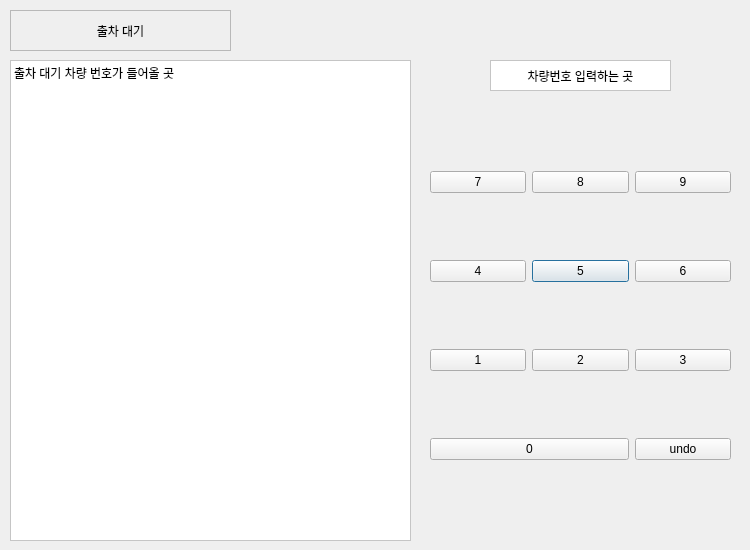
<?xml version="1.0" encoding="UTF-8"?>
<ui version="4.0">
 <class>Dialog</class>
 <widget class="QDialog" name="Dialog">
  <property name="geometry">
   <rect>
    <x>0</x>
    <y>0</y>
    <width>750</width>
    <height>550</height>
   </rect>
  </property>
  <property name="windowTitle">
   <string>Dialog</string>
  </property>
  <widget class="QStackedWidget" name="stk_user">
   <property name="geometry">
    <rect>
     <x>0</x>
     <y>0</y>
     <width>750</width>
     <height>550</height>
    </rect>
   </property>
   <property name="currentIndex">
    <number>0</number>
   </property>
   <widget class="QWidget" name="page_input_num">
    <widget class="QLabel" name="label_3">
     <property name="geometry">
      <rect>
       <x>10</x>
       <y>10</y>
       <width>221</width>
       <height>41</height>
      </rect>
     </property>
     <property name="frameShape">
      <enum>QFrame::StyledPanel</enum>
     </property>
     <property name="text">
      <string>출차 대기</string>
     </property>
     <property name="alignment">
      <set>Qt::AlignCenter</set>
     </property>
    </widget>
    <widget class="QLabel" name="lb_waiting">
     <property name="geometry">
      <rect>
       <x>10</x>
       <y>60</y>
       <width>401</width>
       <height>481</height>
      </rect>
     </property>
     <property name="styleSheet">
      <string notr="true">background-color:white</string>
     </property>
     <property name="frameShape">
      <enum>QFrame::StyledPanel</enum>
     </property>
     <property name="text">
      <string>출차 대기 차량 번호가 들어올 곳</string>
     </property>
     <property name="alignment">
      <set>Qt::AlignLeading|Qt::AlignLeft|Qt::AlignTop</set>
     </property>
    </widget>
    <widget class="QWidget" name="gridLayoutWidget">
     <property name="geometry">
      <rect>
       <x>430</x>
       <y>110</y>
       <width>301</width>
       <height>431</height>
      </rect>
     </property>
     <layout class="QGridLayout" name="layout_num">
      <item row="1" column="1">
       <widget class="QPushButton" name="pbt_num5">
        <property name="text">
         <string>5</string>
        </property>
       </widget>
      </item>
      <item row="2" column="1">
       <widget class="QPushButton" name="pbt_num2">
        <property name="text">
         <string>2</string>
        </property>
       </widget>
      </item>
      <item row="1" column="0">
       <widget class="QPushButton" name="pbt_num4">
        <property name="text">
         <string>4</string>
        </property>
       </widget>
      </item>
      <item row="1" column="2">
       <widget class="QPushButton" name="pbt_num6">
        <property name="text">
         <string>6</string>
        </property>
       </widget>
      </item>
      <item row="3" column="2">
       <widget class="QPushButton" name="pbt_undo">
        <property name="text">
         <string>undo</string>
        </property>
       </widget>
      </item>
      <item row="4" column="0" colspan="3">
       <spacer name="verticalSpacer_3">
        <property name="orientation">
         <enum>Qt::Vertical</enum>
        </property>
        <property name="sizeType">
         <enum>QSizePolicy::Fixed</enum>
        </property>
        <property name="sizeHint" stdset="0">
         <size>
          <width>20</width>
          <height>20</height>
         </size>
        </property>
       </spacer>
      </item>
      <item row="2" column="0">
       <widget class="QPushButton" name="pbt_num1">
        <property name="text">
         <string>1</string>
        </property>
       </widget>
      </item>
      <item row="0" column="2">
       <widget class="QPushButton" name="pbt_num9">
        <property name="text">
         <string>9</string>
        </property>
       </widget>
      </item>
      <item row="0" column="1">
       <widget class="QPushButton" name="pbt_num8">
        <property name="text">
         <string>8</string>
        </property>
       </widget>
      </item>
      <item row="2" column="2">
       <widget class="QPushButton" name="pbt_num3">
        <property name="text">
         <string>3</string>
        </property>
       </widget>
      </item>
      <item row="3" column="0" colspan="2">
       <widget class="QPushButton" name="pbt_num0">
        <property name="text">
         <string>0</string>
        </property>
       </widget>
      </item>
      <item row="0" column="0">
       <widget class="QPushButton" name="pbt_num7">
        <property name="enabled">
         <bool>true</bool>
        </property>
        <property name="text">
         <string>7</string>
        </property>
       </widget>
      </item>
     </layout>
    </widget>
    <widget class="QLabel" name="lb_input_carnum">
     <property name="geometry">
      <rect>
       <x>490</x>
       <y>60</y>
       <width>181</width>
       <height>31</height>
      </rect>
     </property>
     <property name="styleSheet">
      <string notr="true">background-color:white</string>
     </property>
     <property name="frameShape">
      <enum>QFrame::StyledPanel</enum>
     </property>
     <property name="text">
      <string>차량번호 입력하는 곳</string>
     </property>
     <property name="alignment">
      <set>Qt::AlignCenter</set>
     </property>
    </widget>
   </widget>
   <widget class="QWidget" name="page_check">
    <widget class="QLabel" name="label_7">
     <property name="geometry">
      <rect>
       <x>30</x>
       <y>110</y>
       <width>681</width>
       <height>401</height>
      </rect>
     </property>
     <property name="styleSheet">
      <string notr="true">background-color:white</string>
     </property>
     <property name="frameShape">
      <enum>QFrame::StyledPanel</enum>
     </property>
     <property name="text">
      <string/>
     </property>
    </widget>
    <widget class="QLabel" name="lb_carnum">
     <property name="geometry">
      <rect>
       <x>70</x>
       <y>200</y>
       <width>291</width>
       <height>71</height>
      </rect>
     </property>
     <property name="font">
      <font>
       <pointsize>15</pointsize>
       <weight>75</weight>
       <bold>true</bold>
      </font>
     </property>
     <property name="styleSheet">
      <string notr="true">background-color:white</string>
     </property>
     <property name="frameShape">
      <enum>QFrame::StyledPanel</enum>
     </property>
     <property name="text">
      <string>선택된 차량 번호가 들어가는 곳</string>
     </property>
    </widget>
    <widget class="QLabel" name="label_4">
     <property name="geometry">
      <rect>
       <x>70</x>
       <y>310</y>
       <width>91</width>
       <height>41</height>
      </rect>
     </property>
     <property name="styleSheet">
      <string notr="true">background-color:white</string>
     </property>
     <property name="frameShape">
      <enum>QFrame::StyledPanel</enum>
     </property>
     <property name="text">
      <string>입차시각:</string>
     </property>
    </widget>
    <widget class="QLabel" name="label_5">
     <property name="geometry">
      <rect>
       <x>70</x>
       <y>360</y>
       <width>91</width>
       <height>41</height>
      </rect>
     </property>
     <property name="styleSheet">
      <string notr="true">background-color:white</string>
     </property>
     <property name="frameShape">
      <enum>QFrame::StyledPanel</enum>
     </property>
     <property name="text">
      <string>주차된 시간:</string>
     </property>
    </widget>
    <widget class="QLabel" name="lb_in_time">
     <property name="geometry">
      <rect>
       <x>170</x>
       <y>310</y>
       <width>191</width>
       <height>41</height>
      </rect>
     </property>
     <property name="styleSheet">
      <string notr="true">background-color:white</string>
     </property>
     <property name="frameShape">
      <enum>QFrame::StyledPanel</enum>
     </property>
     <property name="text">
      <string>입차된 시각 표시</string>
     </property>
    </widget>
    <widget class="QLabel" name="lb_out_time">
     <property name="geometry">
      <rect>
       <x>170</x>
       <y>360</y>
       <width>191</width>
       <height>41</height>
      </rect>
     </property>
     <property name="styleSheet">
      <string notr="true">background-color:white</string>
     </property>
     <property name="frameShape">
      <enum>QFrame::StyledPanel</enum>
     </property>
     <property name="text">
      <string>주차된 시간 표시</string>
     </property>
    </widget>
    <widget class="QLabel" name="lb_spend">
     <property name="geometry">
      <rect>
       <x>390</x>
       <y>200</y>
       <width>291</width>
       <height>121</height>
      </rect>
     </property>
     <property name="styleSheet">
      <string notr="true">background-color:white</string>
     </property>
     <property name="frameShape">
      <enum>QFrame::StyledPanel</enum>
     </property>
     <property name="text">
      <string>예상 소요 시간을 넣을 곳</string>
     </property>
    </widget>
    <widget class="QPushButton" name="pbt_out_signal">
     <property name="geometry">
      <rect>
       <x>390</x>
       <y>340</y>
       <width>291</width>
       <height>61</height>
      </rect>
     </property>
     <property name="styleSheet">
      <string notr="true">background-color:white</string>
     </property>
     <property name="text">
      <string>출차 요청 버튼</string>
     </property>
    </widget>
    <widget class="QLabel" name="label_6">
     <property name="geometry">
      <rect>
       <x>30</x>
       <y>30</y>
       <width>241</width>
       <height>51</height>
      </rect>
     </property>
     <property name="frameShape">
      <enum>QFrame::StyledPanel</enum>
     </property>
     <property name="text">
      <string>출차요청 전 확인 ui</string>
     </property>
    </widget>
    <widget class="QPushButton" name="pbt_check_cancle">
     <property name="geometry">
      <rect>
       <x>620</x>
       <y>30</y>
       <width>89</width>
       <height>25</height>
      </rect>
     </property>
     <property name="styleSheet">
      <string notr="true">background-color:white</string>
     </property>
     <property name="text">
      <string>cancle</string>
     </property>
    </widget>
   </widget>
   <widget class="QWidget" name="page_select">
    <widget class="QLabel" name="label">
     <property name="geometry">
      <rect>
       <x>20</x>
       <y>40</y>
       <width>241</width>
       <height>41</height>
      </rect>
     </property>
     <property name="frameShape">
      <enum>QFrame::StyledPanel</enum>
     </property>
     <property name="text">
      <string>뒷 번호가 중복되는 경우 - 선택하는 ui</string>
     </property>
    </widget>
    <widget class="QTableWidget" name="table_select_car">
     <property name="geometry">
      <rect>
       <x>20</x>
       <y>110</y>
       <width>710</width>
       <height>410</height>
      </rect>
     </property>
     <column>
      <property name="text">
       <string>CAR_NUM</string>
      </property>
     </column>
     <column>
      <property name="text">
       <string/>
      </property>
     </column>
    </widget>
    <widget class="QPushButton" name="pbt_select_cancle">
     <property name="geometry">
      <rect>
       <x>640</x>
       <y>40</y>
       <width>89</width>
       <height>25</height>
      </rect>
     </property>
     <property name="text">
      <string>cancle</string>
     </property>
    </widget>
   </widget>
  </widget>
 </widget>
 <resources/>
 <connections/>
</ui>
